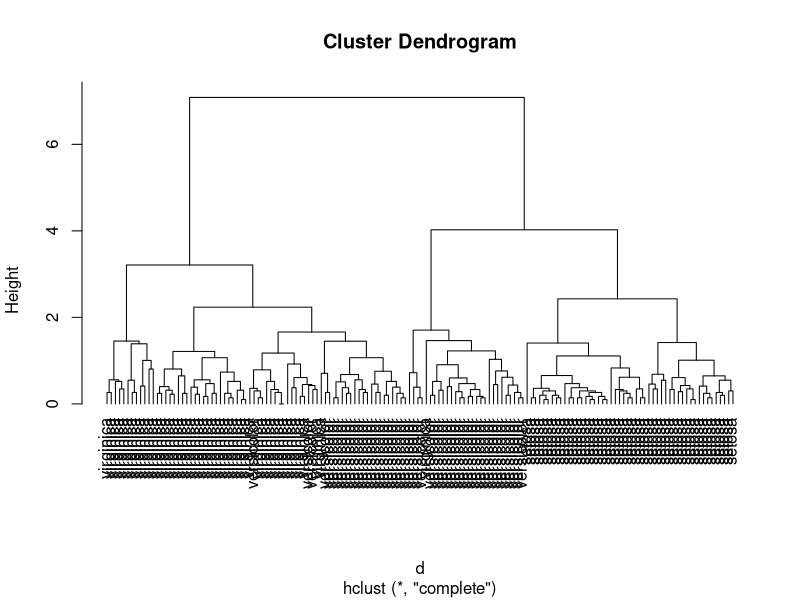
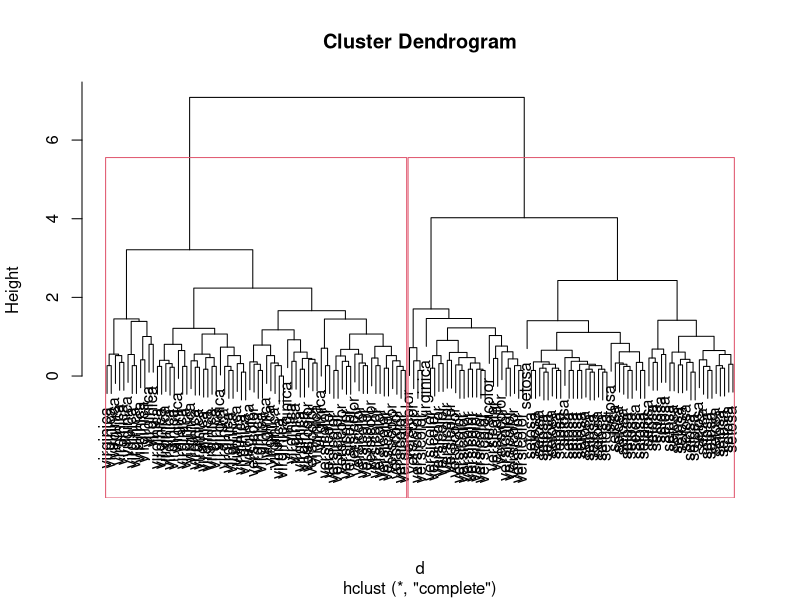
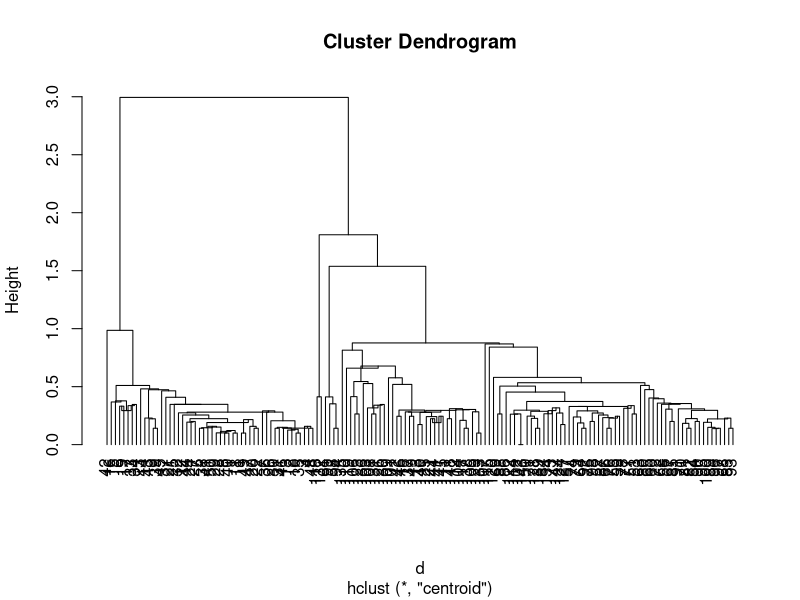

Here is the R script that generated these plots, in order:
# CLUSTER ANALYSIS
iris
str(iris) # str means structure

# Distance matrix
?dist
dist(iris[1:5,1:4]) # only lines 1 to 5 and 4 columns
d = dist(iris[,1:4]) # all lines
?hclust # cluster hierarquico
hc = hclust(d) # complete
plot(hc, labels=iris$Species, hang=-1) # plot the cluster dendrogram + label identifica por tipo de especie + hang os forks alinham-se
hc$merge # the first line represents the most similar flowers/individs
hc$height # distances betwen th different individs
plot(hc, labels=iris$Specie)
rect.hclust(hc, k=2) # divide the cluster dendrogram in two partsxi

d = dist(iris[,1:4])
hc = hclust(d, method="centroid")
plot(hc, hang = -1)

?cophenetic # computes the cophenetic distance for a hierarchical clustering
cophenetic(hc)

# k-means
k = kmeans(iris[,1:4], centers = 3) # number 3 is the number of centers

# Results:
# K-means clustering with 3 clusters of sizes 50, 62, 38

# Cluster means:
#   Sepal.Length Sepal.Width Petal.Length Petal.Width ->> means of each variable in every center
# 1     5.006000    3.428000     1.462000    0.246000
# 2     5.901613    2.748387     4.393548    1.433871
# 3     6.850000    3.073684     5.742105    2.071053
# 
# Clustering vector: ->> where are the values centered, near each center
#   [1] 1 1 1 1 1 1 1 1 1 1 1 1 1 1 1 1 1 1 1 1 1 1 1 1 1 1 1 1 1 1 1 1 1 1 1 1 1 1 1 1 1 1 1 1 1
# [46] 1 1 1 1 1 2 2 3 2 2 2 2 2 2 2 2 2 2 2 2 2 2 2 2 2 2 2 2 2 2 2 2 3 2 2 2 2 2 2 2 2 2 2 2 2
# [91] 2 2 2 2 2 2 2 2 2 2 3 2 3 3 3 3 2 3 3 3 3 3 3 2 2 3 3 3 3 2 3 2 3 2 3 3 2 2 3 3 3 3 3 2 3
# [136] 3 3 3 2 3 3 3 2 3 3 3 2 3 3 2
# 
# Within cluster sum of squares by cluster:
#   [1] 15.15100 39.82097 23.87947
# (between_SS / total_SS =  88.4 %)
# 
# Available components:
#   
#   [1] "cluster"      "centers"      "totss"        "withinss"     "tot.withinss" "betweenss"   
# [7] "size"         "iter"         "ifault"

str(k)
cutree(hc, k=2) # divide into two groups >> nao deu o resultado correto
